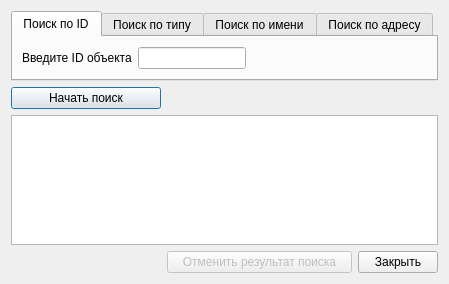
<?xml version="1.0" encoding="UTF-8"?>
<ui version="4.0">
 <class>Dialog</class>
 <widget class="QDialog" name="Dialog">
  <property name="geometry">
   <rect>
    <x>0</x>
    <y>0</y>
    <width>449</width>
    <height>284</height>
   </rect>
  </property>
  <property name="minimumSize">
   <size>
    <width>449</width>
    <height>240</height>
   </size>
  </property>
  <property name="maximumSize">
   <size>
    <width>449</width>
    <height>16777215</height>
   </size>
  </property>
  <property name="windowTitle">
   <string>Dialog</string>
  </property>
  <layout class="QGridLayout" name="gridLayout_7">
   <item row="0" column="0" colspan="5">
    <widget class="QTabWidget" name="panel_poiska">
     <property name="currentIndex">
      <number>0</number>
     </property>
     <widget class="QWidget" name="tab_search_id">
      <attribute name="title">
       <string>Поиск по ID</string>
      </attribute>
      <layout class="QGridLayout" name="gridLayout_4">
       <item row="0" column="0">
        <layout class="QGridLayout" name="gridLayout">
         <item row="0" column="0">
          <widget class="QLabel" name="label">
           <property name="text">
            <string>Введите ID объекта</string>
           </property>
          </widget>
         </item>
         <item row="0" column="1">
          <widget class="QLineEdit" name="edt_id_feature"/>
         </item>
        </layout>
       </item>
       <item row="0" column="1">
        <spacer name="horizontalSpacer">
         <property name="orientation">
          <enum>Qt::Horizontal</enum>
         </property>
         <property name="sizeHint" stdset="0">
          <size>
           <width>154</width>
           <height>20</height>
          </size>
         </property>
        </spacer>
       </item>
      </layout>
     </widget>
     <widget class="QWidget" name="tab_search_type">
      <attribute name="title">
       <string>Поиск по типу</string>
      </attribute>
      <layout class="QGridLayout" name="gridLayout_5">
       <item row="0" column="0">
        <layout class="QGridLayout" name="gridLayout_2">
         <item row="0" column="0">
          <widget class="QLabel" name="label_2">
           <property name="text">
            <string>Лавыберите тип объекта</string>
           </property>
          </widget>
         </item>
         <item row="0" column="1">
          <widget class="QComboBox" name="cmb_tyfe_feature">
           <item>
            <property name="text">
             <string>Колодец</string>
            </property>
           </item>
           <item>
            <property name="text">
             <string>Потребитель</string>
            </property>
           </item>
           <item>
            <property name="text">
             <string>Насосная станция</string>
            </property>
           </item>
           <item>
            <property name="text">
             <string>Заглушка</string>
            </property>
           </item>
           <item>
            <property name="text">
             <string>Источник</string>
            </property>
           </item>
           <item>
            <property name="text">
             <string>Канализация</string>
            </property>
           </item>
           <item>
            <property name="text">
             <string>Развилка</string>
            </property>
           </item>
          </widget>
         </item>
        </layout>
       </item>
       <item row="0" column="1">
        <spacer name="horizontalSpacer_2">
         <property name="orientation">
          <enum>Qt::Horizontal</enum>
         </property>
         <property name="sizeHint" stdset="0">
          <size>
           <width>143</width>
           <height>20</height>
          </size>
         </property>
        </spacer>
       </item>
      </layout>
     </widget>
     <widget class="QWidget" name="tab_search_name">
      <attribute name="title">
       <string>Поиск по имени</string>
      </attribute>
      <layout class="QGridLayout" name="gridLayout_6">
       <item row="0" column="0">
        <layout class="QGridLayout" name="gridLayout_3">
         <item row="0" column="0">
          <widget class="QLabel" name="label_3">
           <property name="text">
            <string>Введите имя объекта</string>
           </property>
          </widget>
         </item>
         <item row="0" column="1">
          <widget class="QLineEdit" name="edt_name_feature"/>
         </item>
        </layout>
       </item>
       <item row="0" column="1">
        <spacer name="horizontalSpacer_3">
         <property name="orientation">
          <enum>Qt::Horizontal</enum>
         </property>
         <property name="sizeHint" stdset="0">
          <size>
           <width>147</width>
           <height>20</height>
          </size>
         </property>
        </spacer>
       </item>
      </layout>
     </widget>
     <widget class="QWidget" name="tab">
      <attribute name="title">
       <string>Поиск по адресу</string>
      </attribute>
      <layout class="QGridLayout" name="gridLayout_9">
       <item row="0" column="0">
        <layout class="QGridLayout" name="gridLayout_8">
         <item row="0" column="0">
          <widget class="QLabel" name="label_4">
           <property name="text">
            <string>Введите адрес объекта</string>
           </property>
          </widget>
         </item>
         <item row="0" column="1">
          <widget class="QLineEdit" name="edt_id_feature_2"/>
         </item>
        </layout>
       </item>
       <item row="0" column="1">
        <spacer name="horizontalSpacer_7">
         <property name="orientation">
          <enum>Qt::Horizontal</enum>
         </property>
         <property name="sizeHint" stdset="0">
          <size>
           <width>145</width>
           <height>20</height>
          </size>
         </property>
        </spacer>
       </item>
      </layout>
     </widget>
    </widget>
   </item>
   <item row="1" column="0">
    <widget class="QPushButton" name="start_search">
     <property name="minimumSize">
      <size>
       <width>150</width>
       <height>0</height>
      </size>
     </property>
     <property name="maximumSize">
      <size>
       <width>150</width>
       <height>16777215</height>
      </size>
     </property>
     <property name="text">
      <string>Начать поиск</string>
     </property>
    </widget>
   </item>
   <item row="1" column="1">
    <spacer name="horizontalSpacer_5">
     <property name="orientation">
      <enum>Qt::Horizontal</enum>
     </property>
     <property name="sizeHint" stdset="0">
      <size>
       <width>74</width>
       <height>20</height>
      </size>
     </property>
    </spacer>
   </item>
   <item row="1" column="2">
    <widget class="QLabel" name="lbl_count_search_elements">
     <property name="text">
      <string/>
     </property>
    </widget>
   </item>
   <item row="1" column="3" colspan="2">
    <spacer name="horizontalSpacer_4">
     <property name="orientation">
      <enum>Qt::Horizontal</enum>
     </property>
     <property name="sizeHint" stdset="0">
      <size>
       <width>270</width>
       <height>20</height>
      </size>
     </property>
    </spacer>
   </item>
   <item row="2" column="0" colspan="5">
    <widget class="QListWidget" name="list_result_search"/>
   </item>
   <item row="3" column="0">
    <spacer name="horizontalSpacer_6">
     <property name="orientation">
      <enum>Qt::Horizontal</enum>
     </property>
     <property name="sizeHint" stdset="0">
      <size>
       <width>40</width>
       <height>20</height>
      </size>
     </property>
    </spacer>
   </item>
   <item row="3" column="1" colspan="3">
    <widget class="QPushButton" name="btn_cancel_search">
     <property name="enabled">
      <bool>false</bool>
     </property>
     <property name="text">
      <string>Отменить результат поиска</string>
     </property>
    </widget>
   </item>
   <item row="3" column="4">
    <widget class="QPushButton" name="btn_close_search">
     <property name="sizePolicy">
      <sizepolicy hsizetype="Minimum" vsizetype="Minimum">
       <horstretch>0</horstretch>
       <verstretch>0</verstretch>
      </sizepolicy>
     </property>
     <property name="minimumSize">
      <size>
       <width>80</width>
       <height>0</height>
      </size>
     </property>
     <property name="maximumSize">
      <size>
       <width>80</width>
       <height>16777215</height>
      </size>
     </property>
     <property name="text">
      <string>Закрыть</string>
     </property>
    </widget>
   </item>
  </layout>
 </widget>
 <resources/>
 <connections/>
</ui>
